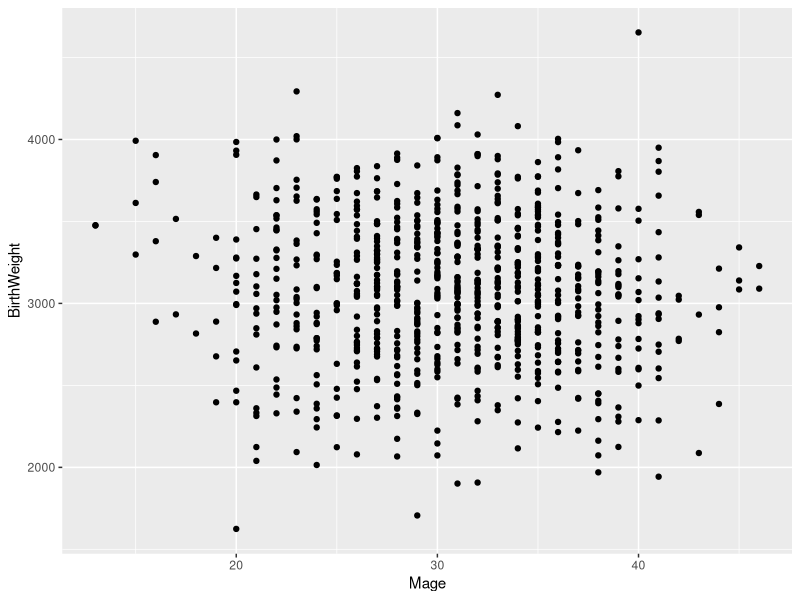
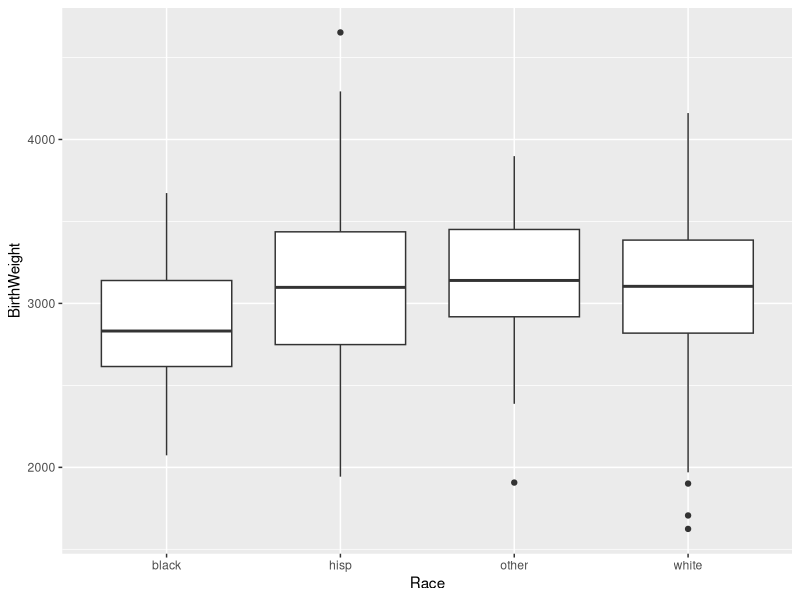
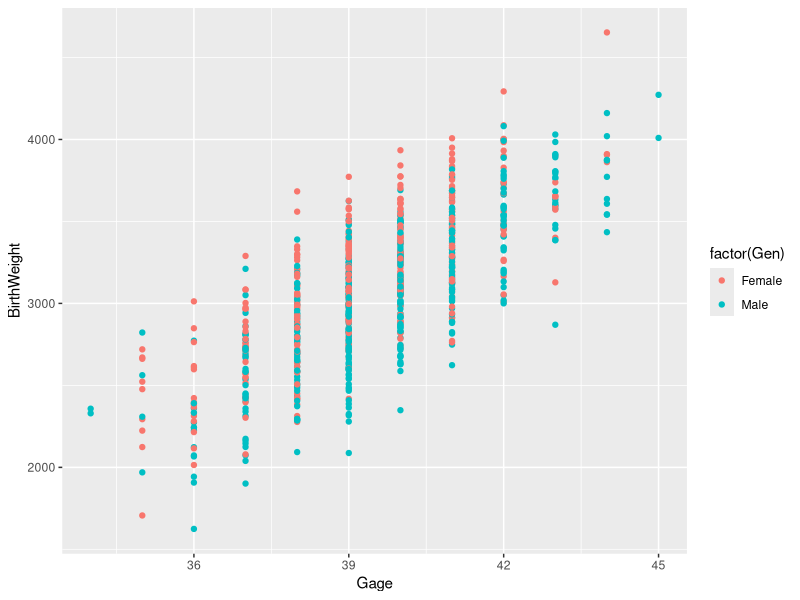
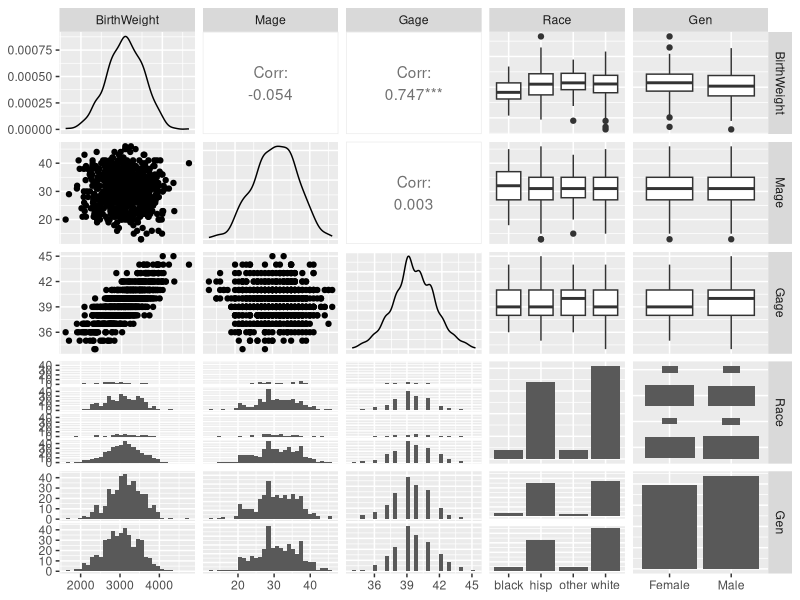
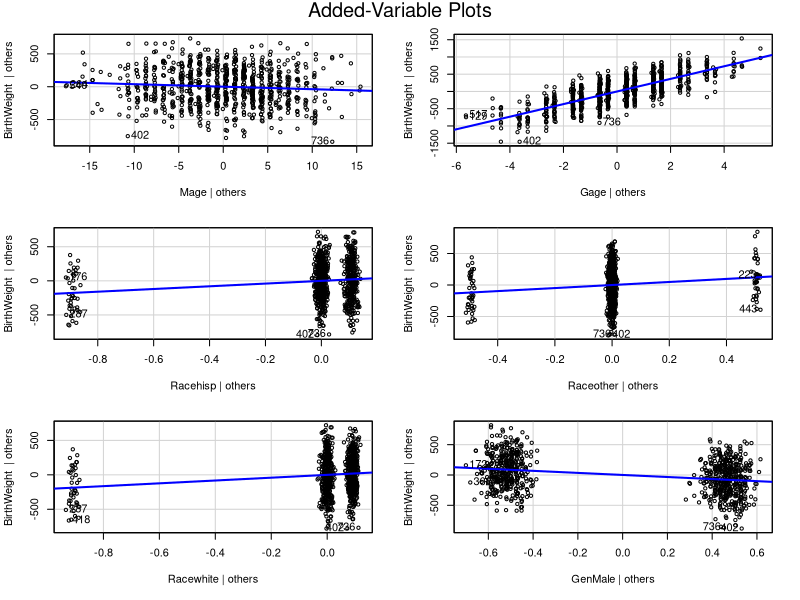
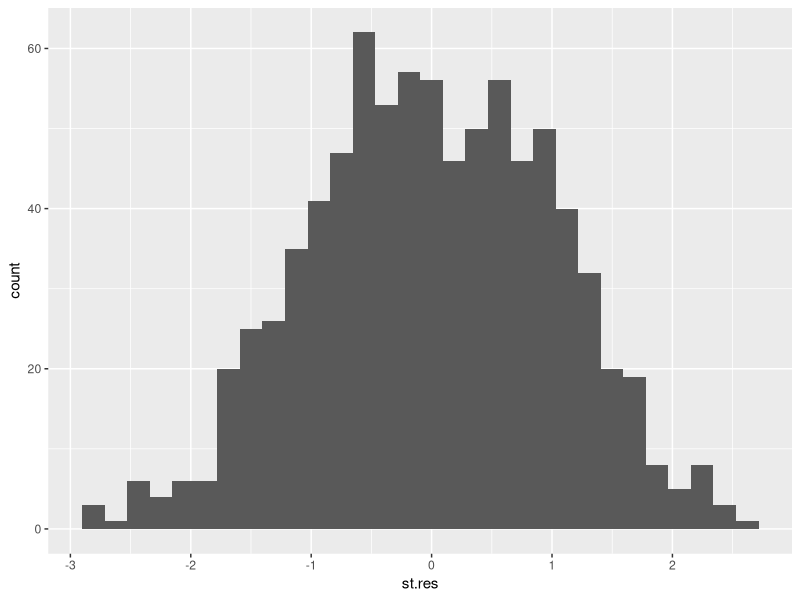
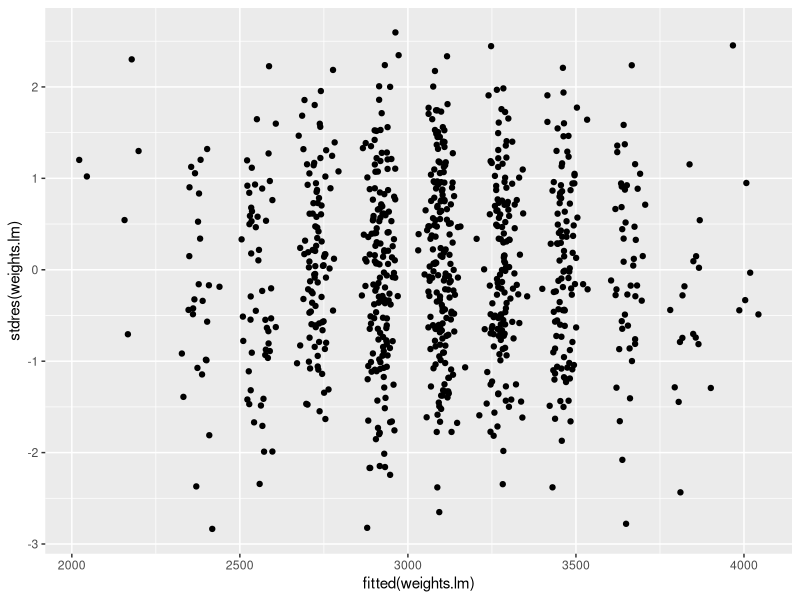

Recreate these plots in R, in order. (Note: this script raises an error after producing the figures.)
library(ggplot2)
library(GGally)
library(car)
library(MASS)
library(lmtest)
library(magrittr)
library(multcomp)
birth.weights <- read.table("Birthweights.txt", header = TRUE)
#EDA
# 1)
ggplot(data = birth.weights, mapping = aes(x=Mage, y=BirthWeight))+geom_point()
# 2)
ggplot(data = birth.weights, mapping = aes(x=Race, y=BirthWeight))+geom_boxplot()
# 3)
ggplot(data = birth.weights, mapping = aes(x=Gage, y=BirthWeight))+geom_point(aes(color = factor(Gen)))
# 4)
cor(birth.weights$Mage,birth.weights$BirthWeight)
# 5)
ggpairs(birth.weights)

# Fitting a linear model
x <- model.matrix(~Mage+Gage+Race+Gen,data=birth.weights)
weights.lm <- lm(BirthWeight~Mage+Gage+Race+Gen, data = birth.weights)
# 1)
B <- solve(t(x)%*%x)%*%t(x)%*%birth.weights$BirthWeight
coef(weights.lm)
s2 <- t(birth.weights$BirthWeight-x%*%B)%*%(birth.weights$BirthWeight-x%*%B)/(nrow(birth.weights)-(ncol(x)-1)-1)
(summary(weights.lm)$sigma)^2
# 2)
x%*%B
fitted(weights.lm)
# 3)
birth.weights$BirthWeight-(x%*%B)
residuals(weights.lm)
# 4)
summary(weights.lm)

# Checking assumptions
# 1)
avPlots(weights.lm) #linearity is OK
# 2)
st.res <- stdres(weights.lm)
ggplot()+geom_histogram(mapping = aes(x=st.res))
ks.test(st.res, "pnorm")
# 3)
fit.values <- fitted(weights.lm)
ggplot(data = weights.lm, mapping = aes(x=fitted(weights.lm), y=stdres(weights.lm)))+geom_point()
bptest(weights.lm) #equal variance assumption is ok

# Predictions
# 1)
xnew <- c(1,26,37,1,0,0,0)
new.pred <- xnew%*%B
new.x <- data.frame(Mage = 26, Gage = 37, Race = "hisp", Gen = "Female")
predict.lm(weights.lm,newdata = new.x)
# 2)
new.x <- data.frame(Mage = 26, Gage = 37, Race = "hisp", Gen = "Female")
predict.lm(weights.lm,newdata = new.x, interval = "prediction", level = 0.99)

# Cross Validation
cv <- 1
n.cv <- 100 #Number of CV studies to run
n.test <- round(.1*nrow(birth.weights))  #Number of observations in a test set
rpmse <- rep(x=NA, times=n.cv)
bias <- rep(x=NA, times=n.cv)
wid <- rep(x=NA, times=n.cv)
cvg <- rep(x=NA, times=n.cv)
for(cv in 1:n.cv){
  ## Select test observations
  test.obs <- sample(x=1:nrow(birth.weights), size=n.test)
  
  ## Split into test and training sets
  test.set <- birth.weights[test.obs,]
  train.set <- birth.weights[-test.obs,]
  
  ## Fit a lm() using the training data
  train.lm <- lm(BirthWeight~., data=train.set)
  
  ## Generate predictions for the test set
  my.preds <- predict.lm(train.lm, newdata=test.set, interval="prediction")
  
  ## Calculate bias
  bias[cv] <- mean(my.preds[,'fit'] - test.set[['BirthWeight']])
  
  ## Calculate RPMSE
  rpmse[cv] <- ((my.preds[,'fit'] - test.set[,'BirthWeight'])^2) %>% mean() %>% sqrt()
  
  ## Calculate Coverage
  cvg[cv] <- ((test.set[['BirthWeight']] > my.preds[,'lwr']) & (test.set[['BirthWeight']] < my.preds[,'upr'])) %>% mean()
  
  ## Calculate Width
  wid[cv] <- (my.preds[,'upr'] - my.preds[,'lwr']) %>% mean()
  
}

# Hypothesis testing and Confidence intervals
# 1)
weights.lm <- lm(BirthWeight~Mage+Gage+Race+Gen, data = birth.weights)
mage.lm <- lm(BirthWeight~Mage, data = birth.weights)
race.lm <- lm(BirthWeight~Race, data = birth.weights)
# 2)
confint(mage.lm, level = .9)
# 3)
anova(weights.lm, race.lm)
# 4)
g.test <- glht()
